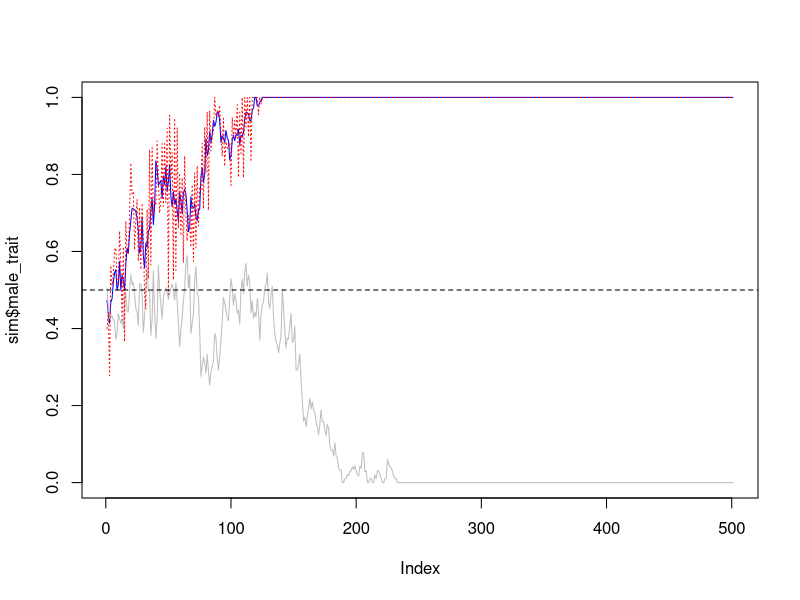

Write the R code that produced this figure.
#### parameters ####

## list of global parameters
p <- list(
  nb_class = c(1,1), ## i classes of juveniles; non reproductive; only the last observes
  ## j classes of adults; reproductive; only the last does not observe
  K = 200, ## pop size
  female_strategy = "conformity", ## alternatives: "koinophilia" or "conformity"
  survival = 0.9, ## must be < 1
  ageing = 0.1, ## probability to stay in the same age class from one time step to the next
  initial_trait_frequency = 0.5, # initial probability that males have trait 1 (and neutral trait 1)
  # initial_choice_frequency = 0.1, # initial probability that females have chosen trait 1
  n_matings = 10, ## maximum number of matings for males at every time step, must be > 0
  heritability = 1, ## with mutation rate = 1 - heritability
  n_obs = 10, ## maximal number of couples observed per female
  c = 0.6, ## copying rate
  n_steps_removed = 50) ## must be > 0

## dataframe for parameters variation
param_variation <- expand.grid(n_obs = c(4, 6, 8, 10, 15),
                               heritability = 1,
                               c = seq(0.6, 0.8, 0.05))
param_variation_null <- expand.grid(n_obs = 0,
                               heritability = 1,
                               c = seq(0.6, 0.8, 0.05))

## number of replicates per combination of parameters
n_replicates <- 100

## total number of simulations to run
n_simus <- nrow(param_variation) * n_replicates

## number of time steps
n_steps <- 200


#### functions to run simulations ####

# parameters <- p

init_pop <- function(parameters) {
  males <- matrix(NA, nrow = parameters$K, ncol = 4) ## age / trait / neutral trait / alive / nb of matings    
  females <- matrix(NA, nrow = parameters$K, ncol = 7) ## age / trait / neutral trait / alive / observed / preferred / ID male chosen
  colnames(males) <- c("age", "trait", "neutral", "alive")
  colnames(females) <- c("age", "trait", "neutral", "alive", "observed", "preferred", "ID_father")
  ## description of classes
  reproductive = c(rep(FALSE, parameters$nb_class[1]), rep(TRUE, parameters$nb_class[2]))
  observing = c(rep(FALSE, parameters$nb_class[1]-1), TRUE, rep(TRUE, parameters$nb_class[2]-1), FALSE)
  ## initial repartition among age classes
  ## geometric decrease in frequency, based on survival chances
  n <- with(parameters,sum(nb_class))
  pr <- with(parameters, survival^(1:n) / ((survival-survival^(n+1)) / (1-survival))) 
  ## randomly draw number of males
  n_males <- rbinom(1, size = parameters$K, prob = 1/2)
  n_females <- parameters$K - n_males
  ## random repartition of individuals among age classes
  n_males <- as.numeric(rmultinom(1, size = n_males, prob = pr)) # number of males per age class
  n_females <- as.numeric(rmultinom(1, size = n_females, prob = pr)) # number of females per age class
  
  n_tot_females <- sum(n_females) # total number of females
  n_tot_males <- sum(n_males) # total number of males
  
  ## Initialization of age, trait, neutral trait and "who is alive" for females and males
  if (n_tot_females > 0) {
    pos <- 1 : n_tot_females
    females[pos, "age"] <- rep(1:n, times = n_females) # initialization of age in the female matrix
    females[pos, "trait"] <- rbinom(n_tot_females, size = 1, prob = parameters$initial_trait_frequency) # initialization of trait
    females[pos, "neutral"] <- rbinom(n_tot_females, size = 1, prob = parameters$initial_trait_frequency) # initialization of neutral trait
    females[pos, "alive"] <- 1 # initialization of "who is alive"
  }
  if (n_tot_males > 0) {
    pos <- 1 : n_tot_males 
    males[pos, "age"] <- rep(1:n, times = n_males) # initialization of age in the male matrix
    males[pos, "trait"] <- rbinom(n_tot_males, size = 1, prob = parameters$initial_trait_frequency) # initialization of trait
    males[pos, "neutral"] <- rbinom(n_tot_males, size = 1, prob = parameters$initial_trait_frequency) # initialization of neutral trait
    males[pos, "alive"] <- 1 # initialization of "who is alive"
  }
  
  ## Initialization of male chosen for reproductive females
  pos_f <- which(reproductive[females[, 1]]) # positions of reproductive females
  pos_m <- which(reproductive[males[, 1]]) # positions of reproductive males
  if (length(pos_f) > 0 & length(pos_m) > 0) {
    if (length(pos_m) == 1) {
      females[pos_f, "ID_father"] <- pos_m
    } else {
      females[pos_f, "ID_father"] <- sample(pos_m, size = length(pos_f), replace = TRUE)
    }
  }
  
  return(list(males = males, females = females, reproductive = reproductive, observing = observing))
}
# 
# parameters <- p
# tmax <- 10
# return_tradition_only = FALSE

dynamics <- function(tmax, parameters, return_tradition_only = FALSE) { # if return_tradition_only = FALSE, store raw temporal results, if not, store only one tradition (duration) per simulation
  ## initialization
  pop <- init_pop(parameters)
  
  nb <- sum(parameters$nb_class) # number of age classes
  n_females <- n_females_old <- table(factor(pop$females[, "age"], levels = 1 : nb)) # number of females per age class
  n_males <- n_males_old <- table(factor(pop$males[, "age"], levels = 1 : nb)) # number of males per age class
  
  ## prepare vectors and matrices to store output (only if we store raw results)
  if (!return_tradition_only) {
    # for males
    sequence_trait_m <- sequence_neutral_m <- rep(NA, tmax + 1)
    sequence_trait_m[1] <- mean(pop$males[, "trait"], na.rm = TRUE)
    sequence_neutral_m[1] <- mean(pop$males[, "neutral"], na.rm = TRUE)
    # for females
    sequence_trait_f <- sequence_neutral_f <- rep(NA, tmax + 1)
    sequence_observed <- sequence_preferred <- sequence_choice <- rep(NA, tmax + 1)
    sequence_trait_f[1] <- mean(pop$females[, "trait"], na.rm = TRUE)
    sequence_neutral_f[1] <- mean(pop$females[, "neutral"], na.rm = TRUE)
    sequence_choice[1] <- mean(pop$males[pop$females[, "ID_father"], "trait"], na.rm = TRUE)
    sequence_observed[1] <- NA
    sequence_preferred[1] <- NA
    # number of individuals in each age class
    pop_size <- matrix(NA, nrow = tmax + 1, ncol = 2*nb)
    pop_size[1,] <- c(n_females, n_males)
  } else {
    mean_choice <- NA
    trad_duration <- NA
  }
  sequence_nb_demos <- sequence_nb_observations <- rep(NA, tmax + 1)
  sequence_nb_demos[1] <- NA
  sequence_nb_observations[1] <- NA
  
  ## start loop on time steps
  ## as females are "initialized" with a mate, reproduction must come first
  for(g in 1 : tmax) {
    
    ## position of females who reproduced in the previous step
    pos_fR <- which(pop$reproductive[pop$females[, "age"]] & !is.na(pop$females[, "ID_father"])) # position of the females who reproduced (demonstrator females)
    # if (length(pos_fR) == 0) { # if no mate choice at the previous step, we want to end the simulation
    #   print(g)
    #   print("no mate choice in the previous step, stop time, return results")
    #   break # go out of the loop on time steps, to store results
    # }
    # print("the next 2 lines are the position of females who mated and of males that have been chosen in the previous step")
    # print(pos_fR)
    # print(pop$females[pos_fR, "ID_father"])
    
    ## observations / preference
    pos_fO <- which(pop$observing[pop$females[, "age"]]) # position of observing females
    if (length(pos_fO) == 0) {
      # print(g)
      # print("no observing females")
    }
    if (parameters$n_obs == 0) { # preference in the null model, for n_obs = 0
      pop$females[pos_fO, "observed"] <- NA # nothing is observed
      pop$females[pos_fO, "preferred"] <- rbinom(length(pos_fO), size = 1, prob = 1/2) # the preference is random
      sequence_nb_observations[g + 1] <- parameters$n_obs
    } else { # preference in the social model, for n_obs > 0
      # we need the trait of the observed males
      if (parameters$female_strategy == "conformity") { # if female strategy is conformity
        traits_observed_males <- pop$males[pop$females[pos_fR, "ID_father"], "trait"] # traits of males who reproduced with the demonstrator females at g-1
      }
      if (parameters$female_strategy == "koinophilia") { # if female strategy is koinophilia
        traits_observed_males <- pop$males[which(pop$reproductive[pop$males[, "age"]]), "trait"] # traits of reproductive males who are present at g
      }
      # if (!return_tradition_only) sequence_nb_demos[g + 1] <- length(traits_observed_males) # store the number of social info available
      
      if (parameters$n_obs >= length(traits_observed_males)) { # case where there is less to observe than what females could: all females observe the same matings
        sequence_nb_observations[g + 1] <- length(traits_observed_males) # the effective number of observations is the number of available matings to observe
        if (length(traits_observed_males) == 0) { # if there is nothing to observe at this time step, the preference is random
          # print(g)
          # print("nothing to observe, because no repro females or repro males at the previous step")
          pop$females[pos_fO, "observed"] <- NA
          pop$females[pos_fO, "preferred"] <- rbinom(length(pos_fO), size = 1, prob = 1/2)
        } else {
          fr_obs <- mean(traits_observed_males) # frequency for trait 1 observed
          pop$females[pos_fO, "observed"] <- fr_obs
          if (fr_obs > 1/2) {
            pop$females[pos_fO, "preferred"] <- 1
          } 
          else {
            if (fr_obs == 1/2) {
              pop$females[pos_fO,"preferred"] <- rbinom(length(pos_fO), size = 1, prob = 1/2)
            } 
            else {
              pop$females[pos_fO,"preferred"] <- 0
            }
          }
        }
      }
      if (parameters$n_obs < length(traits_observed_males)) { # could be replaced by a else?
        # case where there are more matings to observe than what females can observe
        # use a hypergeometric sampling for each female
        # and determine which male trait value is most frequent among the observations
        sequence_nb_observations[g + 1] <- parameters$n_obs
        nb_1 <- sum(traits_observed_males) # number of 1 in all possible observations
        nb_0 <- length(traits_observed_males) - nb_1 # number of 0 in all possible observations
        nb_1_obs <- rhyper(length(pos_fO), nb_1, nb_0, parameters$n_obs) # number of 1 observed by each observer female
        fr_obs <- nb_1_obs/parameters$n_obs # frequency of 1 observed for each observer female
        pop$females[pos_fO, "observed"] <- fr_obs
        pop$females[pos_fO, "preferred"] <- ifelse(fr_obs > 1/2, 1, 0)
        l <- fr_obs == 1/2
        if (any(l)) {
          pop$females[pos_fO[l], "preferred"] <- rbinom(sum(l), size = 1, prob = 1/2)
        } 
      }
    } ## end of acquisition of the preference in the social model
    
    
    ## who will survive?
    pos <- which(pop$females[, "age"] < nb) # position of females of age class in which survival occurs (not the last age class)
    pop$females[pos, "alive"] <- with(parameters, rbinom(length(pos), size = 1, prob = survival)) # survival (1) or death (0) for every female
    pop$females[which(pop$females[, "age"] == nb), "alive"] <- 0 # females of the last age class will all die
    pos <- which(pop$males[, "age"] < nb) # position of males of age class in which survival occurs (not the last age class)
    pop$males[pos, "alive"] <- with(parameters, rbinom(length(pos), size = 1, prob = survival)) # survival (1) or death (0) for every male
    pop$males[which(pop$males[, "age"] == nb), "alive"] <- 0 # males of the last age class will all die
    
    ## how many newborns to keep pop size constant?
    nb_newborns <- parameters$K - sum(pop$males[, "alive"], na.rm = TRUE) - sum(pop$females[, "alive"], na.rm = TRUE)
    if (nb_newborns < 0) stop("Number of newborns cannot be negative!") # check that everything is OK, in principle this could be removed...
    if (nb_newborns > parameters$K) stop("Number of newborns cannot excess max population size!")
    
    ## randomly draw the identity of the mother / transmission of trait
    if (length(pos_fR) > 0) { # if there are mothers...
      if (nb_newborns > 0) { # ... and space for newborns
        if (length(pos_fR) == 1) {
          who_is_the_mother <- pos_fR
        } else {
          who_is_the_mother <- sample(pos_fR, size = nb_newborns, replace = TRUE)
        }
        who_is_the_father <- pop$females[who_is_the_mother, "ID_father"] # position of the father for each newborn
        # compute trait values for newborns, as transmitted by the two parents
        # print("the next 4 lines are who_is_the_mother, who_is_the_father and theirs relative traits")
        # print(who_is_the_mother)
        # print(who_is_the_father)
        # print(pop$females[who_is_the_mother, "trait"])
        # print(pop$males[who_is_the_father, "trait"])
        newborn_trait <- ifelse(runif(nb_newborns) < 0.5, pop$females[who_is_the_mother, "trait"], pop$males[who_is_the_father, "trait"])
        newborn_neutral <- ifelse(runif(nb_newborns) < 0.5, pop$females[who_is_the_mother, "neutral"], pop$males[who_is_the_father, "neutral"])
        # print("next line = generation")
        # print(g)
        # print("next line = newborn_trait")
        # print(newborn_trait)
        # print("next line = newborn_neutral")
        # print(newborn_neutral)
        # print("next 2 lines = mother and father traits")
        # print(pop$females[who_is_the_mother, "trait"])
        # print(pop$males[who_is_the_father, "trait"])
        # mutation
        mutation_rate <- 1 - parameters$heritability
        mute <- runif(nb_newborns) < mutation_rate
        if (any(mute)) newborn_trait[mute] <- rbinom(sum(mute), size = 1, prob = 1/2)
        mute <- runif(nb_newborns) < mutation_rate
        if (any(mute)) newborn_neutral[mute] <- rbinom(sum(mute), size = 1, prob = 1/2)
        # print("the next line is newborns traits, and male newborn traits")
        # print(newborn_trait)
        # are newborns males or females ?
        newborn_female <- runif(nb_newborns) < 0.5 # TRUE if the newborn is a female
      } else {print("no space for newborns at this step")}
    } else {print("no newborns because no repo females at this step")}

    ## ageing / death
    pop$males[pop$males[, "alive"] == 0, ] <- NA # rows of NA for dead males
    # pos_males_age <- which(!is.na(pop$males[, "age"]))
    # pop$males[pos_males_age, "age"] <- ifelse(runif(length(pos_males_age)) > parameters$ageing, pop$males[pos_males_age, "age"] + 1, pop$males[pos_males_age, "age"])
    pop$males[, "age"] <- pop$males[, "age"] + 1
    pop$females[pop$females[, "alive"] == 0, ] <- NA # rows of NA for dead females
    # pos_females_age <- which(!is.na(pop$females[, "age"]))
    # pop$females[pos_females_age, "age"] <- ifelse(runif(length(pos_females_age)) > parameters$ageing, pop$females[pos_females_age, "age"] + 1, pop$females[pos_females_age, "age"])
    pop$females[, "age"] <- pop$females[, "age"] + 1

    
    # add newborns to tables
    if (length(pos_fR) > 0) { # if there are mothers...
      if (nb_newborns > 0) { # ... and space for newborns: there are newborns to add to tables
        if (length(newborn_female) > 0 & any(newborn_female)) { # female newborns
          pos <- which(is.na(pop$females[, "age"])) # all empty spaces in the matrix
          pos_f <- pos[1 : sum(newborn_female)] # the empty spaces that will be used to store newborns
          pop$females[pos_f, "trait"] <- newborn_trait[newborn_female]
          pop$females[pos_f, "neutral"] <- newborn_neutral[newborn_female]
          pop$females[pos_f, "age"] <- 1
          pop$females[pos_f, "alive"] <- 1
        }
        if (length(newborn_female) > 0 & any(!newborn_female)) { # male newborns
          pos <- which(is.na(pop$males[, "age"])) # all empty spaces in the matrix
          pos_m <- pos[1 : sum(!newborn_female)] # the empty spaces that will be used to store newborns
          # print(newborn_trait[!newborn_female])
          pop$males[pos_m, "trait"] <- newborn_trait[!newborn_female]
          pop$males[pos_m, "neutral"] <- newborn_neutral[!newborn_female]
          pop$males[pos_m, "age"] <- 1
          pop$males[pos_m, "alive"] <- 1
        }
      }
    }

    ## update who is reproductive (who will have to choose a mate)
    pos_fR <- which(pop$reproductive[pop$females[, "age"]])
    pos_mR <- which(pop$reproductive[pop$males[, "age"]])
    
    if (length(pos_fR) == 0) {
      print(g)
      print("no more reproductive females in the pop")
      nb_repro <- 0
      break
    }
    if (length(pos_mR) == 0) {
      print(g)
      print("no more reproductive males in the pop, stop time, return results")
      nb_repro <- 0
      break
    }
    
    ## mating based on preferences with competition among males
    pop$females[, "ID_father"] <- NA # reset the column of chosen mates from the previous time step
    pos_f_non_mated <- which(pop$reproductive[pop$females[, "age"]] & is.na(pop$females[, "ID_father"])) # females who have to choose a mate
    pos_m_non_mated <- pos_mR # males who still have matings to make
    nb_matings_males <- rep(parameters$n_matings, length(pos_mR)) # number of matings to make for each male
    names(nb_matings_males) <- pos_mR
    
    while (length(pos_f_non_mated) > 0 && length(pos_m_non_mated) > 0) { # as long as there are males and females available to mate
      # stop the while loop if c = 1 and all females preferences are different from males traits (no choice possible, the while loop would never end)
      if (parameters$c == 1 & !any(pop$females[pos_f_non_mated, "preferred"] %in% pop$males[pos_m_non_mated, "trait"])) {  
        break }
      
      pos_f_met <- pos_m_met <- NULL # vectors of females and males who will meet each other
      if (length(pos_f_non_mated) > length(pos_m_non_mated)) { # if there are more females to mate than males available
        pos_f_met <- sample(pos_f_non_mated, length(pos_m_non_mated), replace = FALSE) # we randomly select the females who will have a mate
        pos_m_met <- pos_m_non_mated
      }
      if (length(pos_m_non_mated) > length(pos_f_non_mated)) { # if there are more males available than females
        pos_m_met <- sample(pos_m_non_mated, length(pos_f_non_mated), replace = FALSE) # we randomly select one male for each female to meet with
        pos_f_met <- pos_f_non_mated
      }
      if (length(pos_m_non_mated) == length(pos_f_non_mated) && length(pos_m_non_mated) > 1) { # if there are as many males as females available (and > 1)
        pos_m_met <- sample(pos_m_non_mated) # all males available are met, we just reorder the vector of males
        pos_f_met <- pos_f_non_mated
      }
      if (length(pos_m_non_mated) == length(pos_f_non_mated) && length(pos_m_non_mated) == 1) { # if there are as many males as females available (1 of each)
        pos_m_met <- pos_m_non_mated # the last male available is met by the last female 
        pos_f_met <- pos_f_non_mated
      }
      
      pr <- ifelse(pop$males[pos_m_met, "trait"] == pop$females[pos_f_met, "preferred"], # probability to accept the sampled (met) male, for each female
                   parameters$c,
                   1 - parameters$c)
      
      if(any(is.na(pop$males[pos_m_met, "trait"]))) stop("NA in met males traits")
      if (any(pr < 0) | any(pr > 1)) stop("Invalid probability value!")
      
      chosen <- rbinom(length(pos_f_met), size = 1, prob = pr) # is the male chosen or not, for every female
      
      if (any(chosen == 1)) { # if matings occur, store the choice of females and update the vectors of males and females still available for mating
        pop$females[pos_f_met[chosen == 1], "ID_father"] <- pos_m_met[chosen == 1]
        pos_f_non_mated <- pos_fR[is.na(pop$females[pos_fR, "ID_father"])] # update positions of females without a mate
        
        nb_matings_males[as.character(pos_m_met[chosen == 1])] <- nb_matings_males[as.character(pos_m_met[chosen == 1])] - 1 # remove a mating for males who mated
        pos_m_non_mated <- pos_m_non_mated[nb_matings_males > 0] # keep only males who still have matings to make
        nb_matings_males <- nb_matings_males[nb_matings_males > 0] # keep only males who still have matings to make
      }
    }
    
    ## number of demonstrations during that time step
    nb_repro <- length(which(pop$reproductive[pop$females[, "age"]] & !is.na(pop$females[, "ID_father"])))
    sequence_nb_demos[g + 1] <- nb_repro
    
    ## done with that time step, store output
    
    # if (!any(!is.na(pop$females[, "age"])) || !any(!is.na(pop$males[, "age"]))) {
    #   g <- g - 1
    #   print("male or female extinction")
    #   break # go out of the for (generations) loop
    # }
    
    if (!return_tradition_only) { # outputs if we store raw temporal results
      # for males
      sequence_trait_m[g + 1] <- mean(pop$males[, "trait"], na.rm = TRUE)
      sequence_neutral_m[g + 1] <- mean(pop$males[, "neutral"], na.rm = TRUE)
      # for females
      sequence_trait_f[g + 1] <- mean(pop$females[, "trait"], na.rm = TRUE)
      sequence_neutral_f[g + 1] <- mean(pop$females[, "neutral"], na.rm = TRUE)
      sequence_observed[g + 1] <- mean(pop$females[, "observed"], na.rm = TRUE)
      sequence_preferred[g + 1] <- mean(pop$females[, "preferred"], na.rm = TRUE)
      sequence_choice[g + 1] <- mean(pop$males[pop$females[, "ID_father"], "trait"], na.rm = TRUE)
      # number of individuals in each age class
      n_females <- table(factor(pop$females[, "age"], levels = 1 : nb))
      n_males  <- table(factor(pop$males[, "age"], levels = 1 : nb))      
      pop_size[g + 1, ] <- c(n_females, n_males)
    }
    else { # if we store results for one tradition only, compute the duration of the tradition and stops the simulation if the tradition ends
      if (g == parameters$n_steps_removed) {
        mean_choice <- mean(pop$males[pop$females[, "ID_father"], "trait"], na.rm = TRUE)
        trad_duration <- 0
      }
      if (g > parameters$n_steps_removed) { # start computing the duration of the tradition and return results if the tradition ends
        mean_choice_old <- mean_choice # mean choice at g-1
        mean_choice <- mean(pop$males[pop$females[, "ID_father"], "trait"], na.rm = TRUE) # mean choice at g
        # print("the next 2 lines are mean_choice_old and mean_choice")
        # print(mean_choice_old)
        # print(mean_choice)
        # XOR operator (exclusive or): TRUE if one input is FALSE and the other is TRUE; FALSE if the two are TRUE, or if the two are FALSE
        if (xor(mean_choice > 0.5, mean_choice_old > 0.5)) return(c(last_time_step = g, mean_choice_last_step = mean_choice_old, 
                                                                    n_repro_last_step = nb_repro, mean_demos = mean(sequence_nb_demos, na.rm = T),
                                                                    mean_n_obs = mean(sequence_nb_observations, na.rm = T),
                                                                    tradition_duration = trad_duration))
        trad_duration <- trad_duration + 1
      }
    }
  } ## end of for loop (generations)
  
  ## done with all time steps, return results
  if (!return_tradition_only) {
    results <- list(population = pop, 
                    male_trait = sequence_trait_m, male_neutral = sequence_neutral_m,
                    female_trait = sequence_trait_f, female_neutral = sequence_neutral_f,
                    observed = sequence_observed, preference = sequence_preferred,
                    choice = sequence_choice, effective_nobs = sequence_nb_observations,
                    n_demos = sequence_nb_demos,
                    size = pop_size)
    return(results)
  } 
  else {
    return(c(last_time_step = g, mean_choice_last_step = mean_choice, 
             n_repro_last_step = nb_repro, mean_demos = mean(sequence_nb_demos, na.rm = T),
             mean_n_obs = mean(sequence_nb_observations, na.rm = T),
             tradition_duration = trad_duration))
  }
}

# p$c <- 0.7
# p$n_matings <- 2
# (test <- dynamics(150, p, return_tradition_only = T))

# test code
p$K <- 200
p$nb_class <- c(1,1)
p$ageing <- 0.1
p$female_strategy <- "conformity"
p$n_obs <- 0
p$c <- 0.5
p$heritability <- 1
p$n_matings <- 10
p$n_steps_removed <- 100
sim <- dynamics(500, p, return_tradition_only = F)

# test plot
plot(sim$male_trait, type = "l", col = "blue", ylim = c(0,1))
lines(sim$male_neutral, col = "gray")
lines(sim$choice, col = "red", lty = 3)
abline(h = 0.5, lty = 2)


# nb <- sum(p$nb_class)
# coul <- NULL
# for(i in 1 : nb) coul <- c(coul, adjustcolor("indianred", alpha.f = i/nb))
# for(i in 1 : nb) coul <- c(coul, adjustcolor("steelblue", alpha.f = i/nb))
# barplot(t(sim$size[1:100, ]), col = coul)

## function inputs:
# param_grid = dataframe for parameters variation
# parameters = list of global parameters
# file_name = name of the file in which we store results
# n_replicates = number of replicates for each parameters combination
# tmax = number of time steps in each simulation

param_grid <- param_variation
parameters <- p
file_name <- "test.csv"
n_replicates = 10
tmax = 100

parameters_exploration <- function(param_grid, parameters, file_name, n_replicates = 10, tmax = 200) {
  n_simus <- nrow(param_grid) * n_replicates
  simu_index <- 1
  for (i in 1 : nrow(param_grid)) {
    parameters[colnames(param_grid)] <- param_grid[i,] # set parameters value for the simulation to run
    # print(param_grid[i,])
    for (r in 1 : n_replicates) {
      cat(simu_index, "/", n_simus, "\n")
      simu <- try(dynamics(tmax, parameters, return_tradition_only = TRUE)) # run the simulation
      if (simu_index == 1) { # set up the file to store results
        cat("", "simu", colnames(param_grid), "replicate", names(simu), sep = ";", file = file_name, append = FALSE) # columns names in the file
        cat("\n", file = file_name, append = TRUE) # skip a line
      }
      if ("try-error" %in% class(simu)) { # try ro run the simulation, return NA in the results if there is an error
        # c(generation = NA, mean_choice = NA, tradition_duration = NA) # to be changed in something more generic
        cat(simu_index, i, unlist(param_grid[i,]), r, rep(NA, length(simu)), sep = ";", file = file_name, append = TRUE)
        cat("\n", file = file_name, append = TRUE) # skip a line
      }
      else {
        cat(simu_index, i, unlist(param_grid[i,]), r, simu, sep = ";", file = file_name, append = TRUE) # store results of the simulation in one row of the file
        cat("\n", file = file_name, append = TRUE) # skip a line
      }
      simu_index <- simu_index + 1
    }
  }
}

# test code
# gr <- expand.grid(heritability = seq(0.1, 0.9, by = 0.1), c = seq(0.5, 1, length = 10))
# parameters_exploration(gr, p, "toto.csv", tmax = 100)
parameters_exploration(param_grid, parameters, file_name, n_replicates = 10, tmax = 200)


